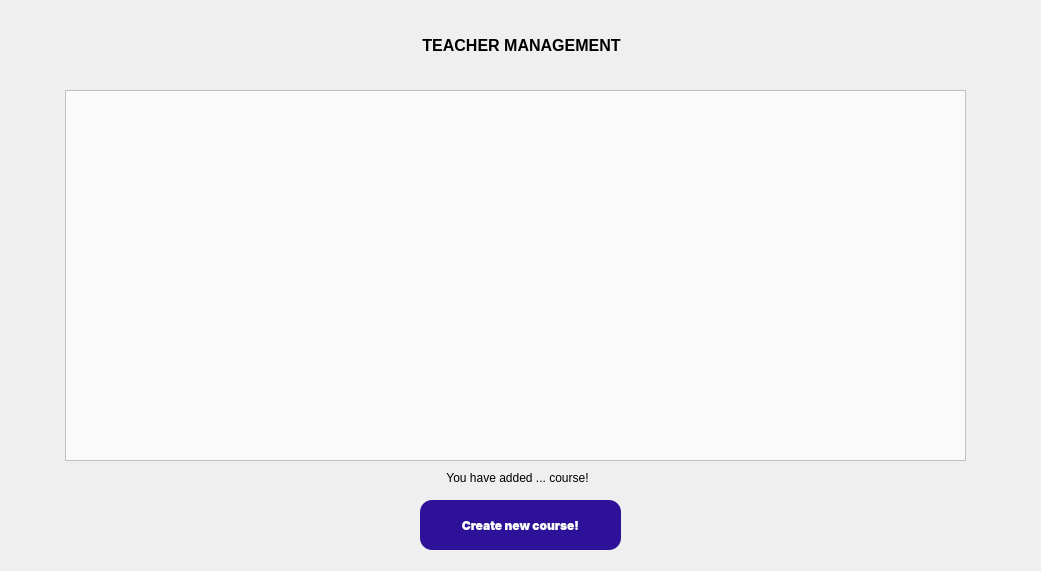
<?xml version="1.0" encoding="UTF-8"?>
<ui version="4.0">
 <class>TeacherTaskPageUI</class>
 <widget class="QWidget" name="TeacherTaskPageUI">
  <property name="geometry">
   <rect>
    <x>0</x>
    <y>0</y>
    <width>1041</width>
    <height>571</height>
   </rect>
  </property>
  <property name="windowTitle">
   <string>Form</string>
  </property>
  <widget class="QPushButton" name="pushButton">
   <property name="geometry">
    <rect>
     <x>420</x>
     <y>500</y>
     <width>201</width>
     <height>50</height>
    </rect>
   </property>
   <property name="styleSheet">
    <string notr="true"> QPushButton {
	background-color: rgb(45, 18, 153);
   border-radius: 12px;  
   color: #fff;
   font-family: Inter,sans-serif;
   font-size: 1.2rem;
   font-weight: 700;
   line-height: 1;
   margin: 0;
   outline: none;
   padding: 1rem 1.2rem;
   text-align: center;
   text-decoration: none;
   white-space: nowrap;
   border: 0;
 }
QPushButton:hover:!pressed
{
  border: 1.5px solid rgb(55, 45, 135);
}
 QPushButton:hover {
 }</string>
   </property>
   <property name="text">
    <string>Create new course!</string>
   </property>
  </widget>
  <widget class="QFrame" name="frame">
   <property name="geometry">
    <rect>
     <x>65</x>
     <y>90</y>
     <width>901</width>
     <height>371</height>
    </rect>
   </property>
   <property name="styleSheet">
    <string notr="true">QFrame {
	background-color: rgb(250, 250, 250);
}</string>
   </property>
   <property name="frameShape">
    <enum>QFrame::StyledPanel</enum>
   </property>
   <property name="frameShadow">
    <enum>QFrame::Raised</enum>
   </property>
  </widget>
  <widget class="QLabel" name="label">
   <property name="geometry">
    <rect>
     <x>396</x>
     <y>20</y>
     <width>251</width>
     <height>51</height>
    </rect>
   </property>
   <property name="font">
    <font>
     <pointsize>12</pointsize>
     <bold>true</bold>
    </font>
   </property>
   <property name="text">
    <string>TEACHER MANAGEMENT</string>
   </property>
   <property name="alignment">
    <set>Qt::AlignCenter</set>
   </property>
  </widget>
  <widget class="QLabel" name="label_2">
   <property name="geometry">
    <rect>
     <x>417</x>
     <y>470</y>
     <width>201</width>
     <height>16</height>
    </rect>
   </property>
   <property name="text">
    <string>You have added ... course!</string>
   </property>
   <property name="alignment">
    <set>Qt::AlignCenter</set>
   </property>
  </widget>
 </widget>
 <resources/>
 <connections/>
</ui>
